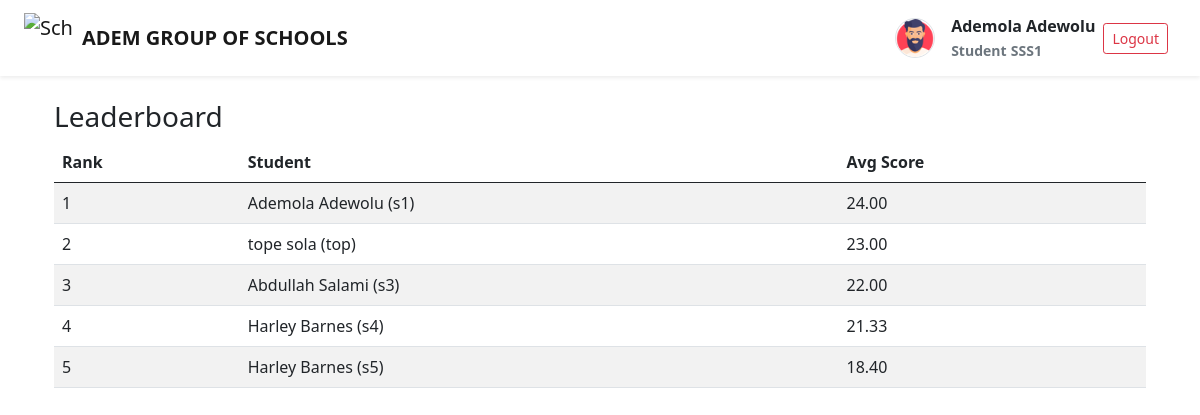
The app's page /exams/leaderboard/ (signed in) with its own data.
### users/models.py (models this page shows, shortened)
class User(AbstractUser):
    ROLE_CHOICES = [
        ('superadmin', 'Super Admin'),
        ('admin', 'Admin'),
        ('teacher', 'Teacher'),
        ('student', 'Student'),
    ]
    GENDER = (
        ('female', 'Female'),
        ('male', 'Male')
        )
    role = models.CharField(max_length=20, choices=ROLE_CHOICES)
    other_name = models.CharField(max_length=100, blank=True, null=True)
    date_joined = models.DateTimeField(auto_now=True)
    gender = models.CharField(max_length=10, choices=GENDER, null=True, blank=True)
    age = models.PositiveIntegerField(default=8)
    date_of_birth = models.CharField(max_length=20, blank=True, null=True)
    student_class = models.ForeignKey(Class, on_delete=models.CASCADE, null=True, to_field='name', related_name='student_class')
    address = models.TextField(blank=True, null=True)
    phone_number = models.CharField(max_length=15, blank=True, null=True)
    approved = models.BooleanField(default=False)  # SuperAdmin must approve Admins
    profile_picture = models.ImageField(upload_to='profiles/', default='profiles/default_profile.png', null=True, blank=True)
    qualification = models.CharField(max_length=200, blank=True, null=True)
    subject_assigned = models.ForeignKey(Subject, on_delete=models.CASCADE, null=True, blank=True)
    years_of_experience = models.PositiveIntegerField(blank=True, null=True)
    next_of_kin = models.CharField(max_length=150, blank=True, null=True)
    next_of_kin_phone = models.CharField(max_length=15, blank=True, null=True)

### exams/models.py (models this page shows)
class Class(models.Model):
    CLASS_NAME_CHOICES = [
        ("JSS1", "Junior Secondary School 1"),
        ("JSS2", "Junior Secondary School 2"),
        ("JSS3", "Junior Secondary School 3"),
        ("SSS1", "Senior Secondary School 1"),
        ("SSS2", "Senior Secondary School 2"),
        ("SSS3", "Senior Secondary School 3"),
    ]
    name = models.CharField(max_length=50, choices=CLASS_NAME_CHOICES, unique=True)  # e.g. JSS1, JSS2
    def __str__(self):
        return self.name

### exams/views.py (the view)
# urls.py: path("leaderboard/", views.leaderboard, name="leaderboard"),
@login_required
def leaderboard(request):
    qs = StudentQuizAttempt.objects.filter(is_submitted=True).values("student").annotate(
        avg_score=Avg("score"), attempts=Sum("score")
    ).order_by("-avg_score")[:50]
    leaderboard_list = []
    for item in qs:
        user_id = item["student"]
        try:
            user = User.objects.get(id=user_id)
            leaderboard_list.append({"student": user, "avg_score": item["avg_score"] or 0})
        except User.DoesNotExist:
            continue
    return render(request, "exams/leaderboard.html", {"leaderboard": leaderboard_list})

### templates/exams/leaderboard.html
{% extends "base.html" %}
{% block content %}
<div class="container mt-4">
  <h3>Leaderboard</h3>
  <table class="table table-striped">
    <thead><tr><th>Rank</th><th>Student</th><th>Avg Score</th></tr></thead>
    <tbody>
      {% for item in leaderboard %}
      <tr>
        <td>{{ forloop.counter }}</td>
        <td>{{ item.student.get_full_name }} ({{ item.student.username }})</td>
        <td>{{ item.avg_score|floatformat:2 }}</td>
      </tr>
      {% empty %}
      <tr><td colspan="3">No data yet</td></tr>
      {% endfor %}
    </tbody>
  </table>
</div>
{% endblock %}

### templates/base.html (shortened to what this page needs)
{% load static %}
<!DOCTYPE html>
<html lang="en">
<head>
    <link href="{% static 'css/bootstrap.min.css' %}" rel="stylesheet">
    <link href="{% static 'css/styles.css' %}" rel="stylesheet">
    <link rel="stylesheet" href="{% static 'css/tailwind.min.css' %}">
    <link rel="stylesheet" href="{% static 'fontawesome/css/all.min.css' %}">
</head>
<body class="bg-gray-100">
    <nav class="navbar navbar-expand-lg navbar-light bg-white shadow-sm px-4">
        <a class="navbar-brand d-flex align-items-center" href="#">
            <img src="/static/images/school_logo2.jpg" alt="School Logo" width="50" height="50" class="me-2">
            <span class="fw-bold">ADEM GROUP OF SCHOOLS</span>
        </a>
        <div class="ms-auto d-flex align-items-center gap-2">
            {% if user.is_authenticated %}
                {% if user.profile_picture %}
                    <img src="{{ request.user.profile_picture.url }}" alt="Profile"
                         class="rounded-circle border border-gray-300"
                         width="40" height="40">
                {% else %}
                    <img src="/static/images/default_profile.png" alt="Profile"
                         class="rounded-circle border border-gray-300"
                         width="40" height="40">
                {% endif %}
                <div class="ms-2 g-5">
                    <div class='fw-bold'>{{ request.user.get_full_name }}</div>
                    <small class="text-muted fw-bold">{{ request.user.role.title }}</small>
                    <small class="text-muted fw-bold">{{ request.user.student_class }}</small>
                </div>
                <a href="{% url 'logout' %}" class="btn btn-outline-danger btn-sm me-2">Logout</a>
            {% else %}
                <a href="{% url 'login' %}" class="btn btn-primary btn-sm me-2">Login</a>
            {% endif %}
        </div>
    </nav>
    <main class="container mt-4">
        {% block content %}{% endblock %}
    </main>
</body>
</html>

### records on screen
User: user.profile_picture (picture), user.get_full_name "Ademola Adewolu", user.role "Student", user.student_class "SSS1", student.get_full_name "Ademola Adewolu", student.username "s1", avg_score "24.00"
User: student.get_full_name "tope sola", student.username "top", avg_score "23.00"
User: student.get_full_name "Abdullah Salami", student.username "s3", avg_score "22.00"
User: student.get_full_name "Harley Barnes", student.username "s4", avg_score "21.33"
User: student.get_full_name "Harley Barnes", student.username "s5", avg_score "18.40"
